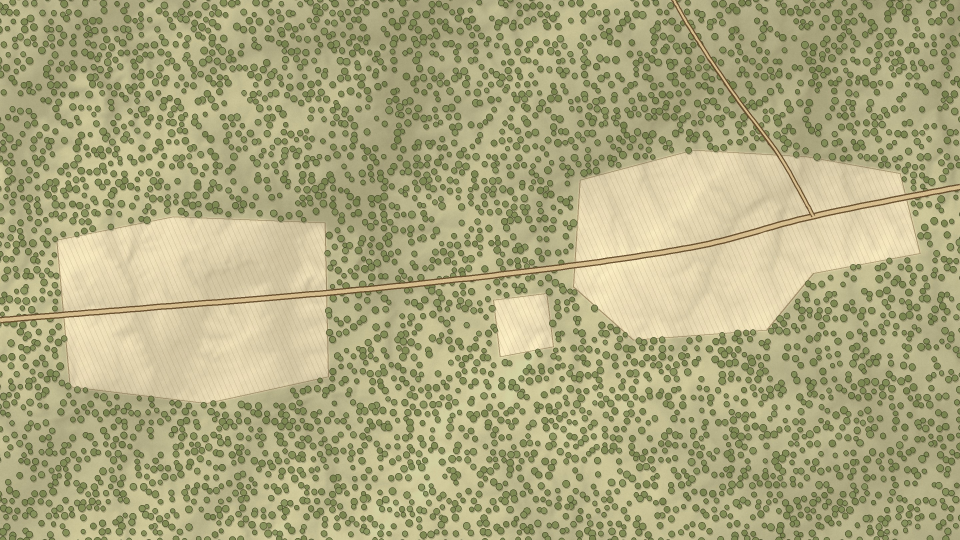
#> input picture greene/assets/gf_battle.jpg, 2880 x 1620 px, found by its file name (shown at 1/3 size)
$ python make_thumb.py
#> lines starting #> are read from the running program, lines starting #| are printed output that depends on the picture
"""Tactical Genius-style thumbnail: dark aerial battle map with dense unit blocks + white arrows (left),
large general portrait (right), red brush banner with a 1-3 word quote (bottom-left)."""
import random
from PIL import Image, ImageDraw, ImageFont, ImageFilter, ImageEnhance, ImageChops
W, H = 1280, 720
random.seed(3)
F = "tools/oswald-latin-700-normal.ttf"

# --- background: painted Guilford battlefield, graded dark and gritty
bg = Image.open("assets/gf_battle.jpg").convert("RGB").crop((0, 180, 1900, 1249)).resize((W, H), Image.LANCZOS)
bg = ImageEnhance.Color(bg).enhance(0.55)
bg = ImageEnhance.Contrast(bg).enhance(1.35)
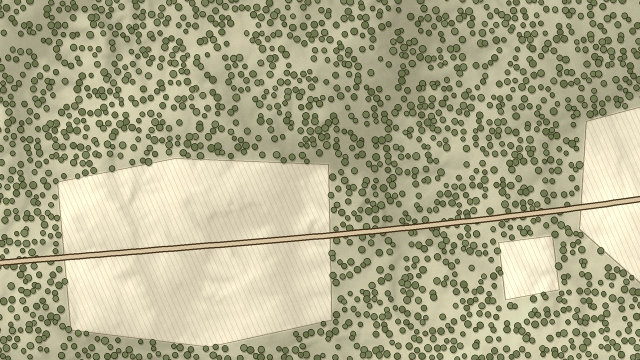
#> bg: PIL image 1280x720 RGB (shown at 1/2 size); mean R, G, B 173.5, 170.4, 139.5
bg = ImageEnhance.Brightness(bg).enhance(0.62)
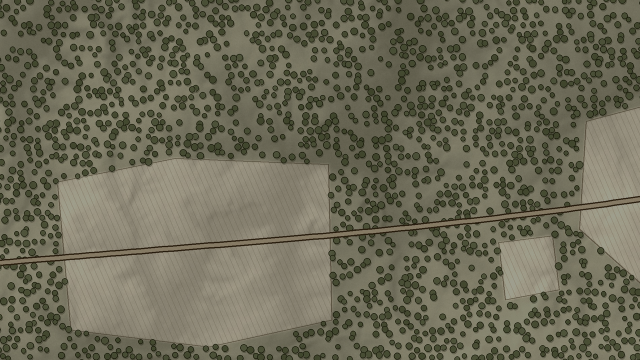
#> bg: PIL image 1280x720 RGB (shown at 1/2 size); mean R, G, B 107.1, 105.2, 86
bg = bg.convert("RGBA")
#> bg: PIL image 1280x720 RGBA

def smoke(img, x, y, r, a=150):
    s = Image.new("RGBA", (W, H), (0, 0, 0, 0)); d = ImageDraw.Draw(s)
    for _ in range(9):
        dx, dy, rr = random.randint(-r, r), random.randint(-r, r // 2), random.randint(r // 2, r)
        d.ellipse([x + dx - rr, y + dy - rr, x + dx + rr, y + dy + rr], fill=(70, 68, 64, a))
    img.alpha_composite(s.filter(ImageFilter.GaussianBlur(r / 2.5)))

def block(d, x, y, col, s=15):
    dark = tuple(int(c * 0.55) for c in col); light = tuple(min(255, int(c * 1.35)) for c in col)
    d.polygon([(x, y), (x + s, y), (x + s + 5, y - 5), (x + 5, y - 5)], fill=light)       # top
    d.polygon([(x + s, y), (x + s + 5, y - 5), (x + s + 5, y + s - 5), (x + s, y + s)], fill=dark)  # side
    d.rectangle([x, y, x + s, y + s], fill=col, outline=(20, 16, 14))

def formation(d, x0, y0, cols, rows, col, dx=21, dy=21, jitter=3):
    for r in range(rows):
        for c in range(cols):
            block(d, x0 + c * dx + random.randint(-jitter, jitter), y0 + r * dy + random.randint(-jitter, jitter), col)

RED, BLUE = (190, 30, 34), (40, 90, 200)
smoke(bg, 330, 250, 60, 120); smoke(bg, 560, 170, 50, 110); smoke(bg, 180, 120, 45, 90)
#> call 3 of smoke, with x = 180, y = 120, r = 45, a = 90
#> in smoke (call 3), `img.alpha_composite(s.filter(ImageFilter.GaussianBlur(r / 2.5)))`:
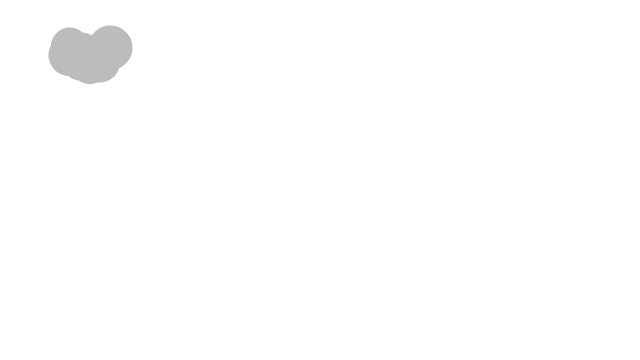
#> s: PIL image 1280x720 RGBA (shown at 1/2 size); mean R, G, B, A 1.1, 1.1, 1, 1.5; transparent parts drawn white
d = ImageDraw.Draw(bg)
# British lines advancing east across the first clearing
formation(d, 130, 250, 4, 7, RED); formation(d, 215, 405, 4, 6, RED); formation(d, 290, 120, 4, 5, RED); formation(d, 40, 330, 2, 6, RED)
# Greene's three lines in depth
formation(d, 520, 150, 2, 16, BLUE, dy=24); formation(d, 640, 180, 2, 14, BLUE, dy=24); formation(d, 755, 230, 2, 11, BLUE, dy=24)

def arrow(img, pts, width=26):
    lay = Image.new("RGBA", (W, H), (0, 0, 0, 0)); dd = ImageDraw.Draw(lay)
    # quadratic bezier sampled
    (x0, y0), (x1, y1), (x2, y2) = pts
    P = [((1 - t) ** 2 * x0 + 2 * (1 - t) * t * x1 + t * t * x2, (1 - t) ** 2 * y0 + 2 * (1 - t) * t * y1 + t * t * y2) for t in [i / 40 for i in range(41)]]
    ex, ey = P[-1]; px, py = P[-4]
    import math
    ang = math.atan2(ey - py, ex - px); L = width * 1.7
    head = [(ex + math.cos(ang) * L * 0.6, ey + math.sin(ang) * L * 0.6),
            (ex + math.cos(ang + 2.4) * L, ey + math.sin(ang + 2.4) * L), (ex + math.cos(ang - 2.4) * L, ey + math.sin(ang - 2.4) * L)]
    for w, colr in ((width + 8, (25, 20, 16, 230)), (width, (236, 230, 216, 255))):
        dd.line(P[:-2], fill=colr, width=w, joint="curve")
        grow = 6 if colr[0] < 100 else 0
        dd.polygon([(hx + math.cos(ang) * grow * 0, hy) for hx, hy in head], fill=colr)
    shadow = lay.filter(ImageFilter.GaussianBlur(6)); img.alpha_composite(Image.eval(shadow, lambda v: v) if False else lay)

arrow(bg, [(110, 560), (300, 470), (500, 420)])
#> in arrow, `img.alpha_composite(Image.eval(shadow, lambda v: v) if False else lay)`:
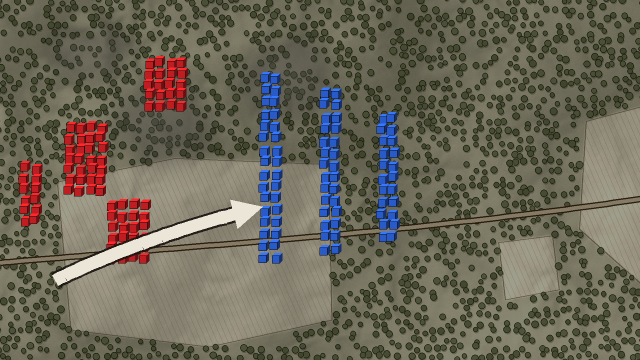
#> img: PIL image 1280x720 RGBA (shown at 1/2 size); mean R, G, B, A 106, 101.3, 87.2, 255
arrow(bg, [(120, 200), (320, 150), (500, 250)])
#> call 2 of arrow, with width = 26
#> in arrow (call 2), `ang = math.atan2(ey - py, ex - px)`: ang = 0.481
#> in arrow (call 2), `head = [(ex + math.cos(ang) * L * 0.6, ey + math.sin(ang) * L * 0.6), ..`: head = [(523.5, 262.3), (457.3, 261.4), (484.9, 208.4)]
#> in arrow (call 2), `shadow = lay.filter(ImageFilter.GaussianBlur(6))`:
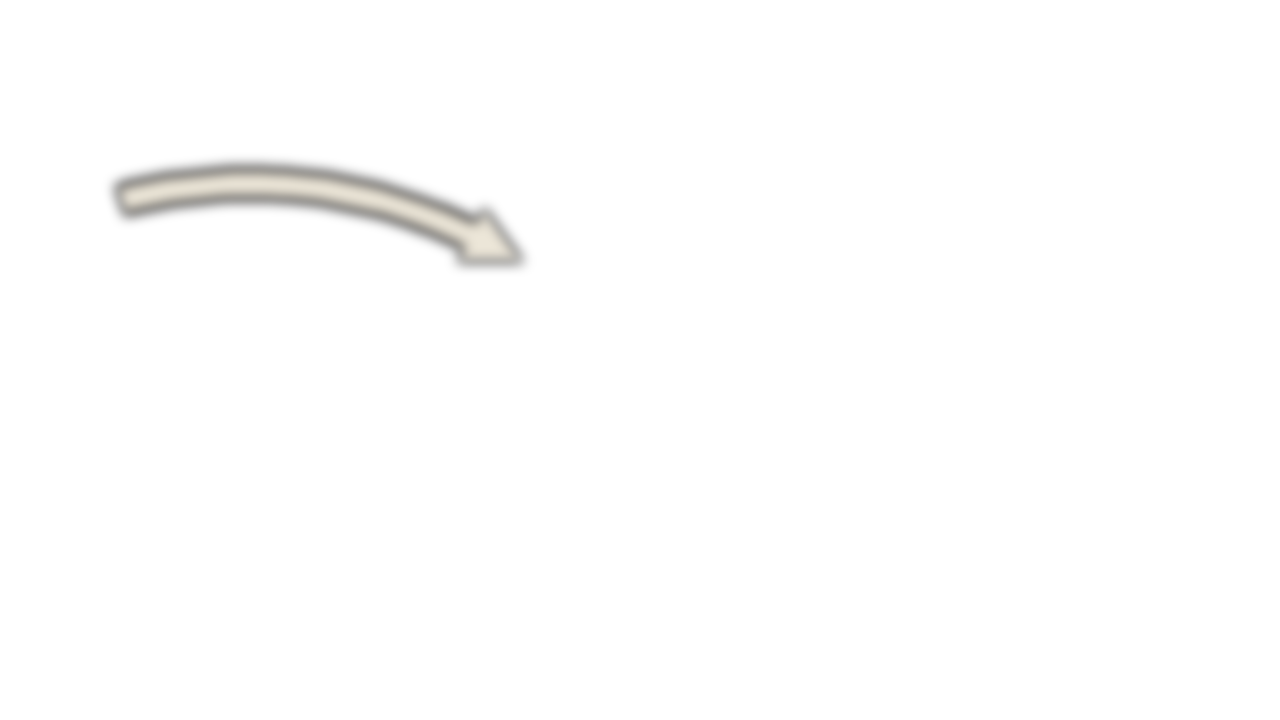
#> shadow: PIL image 1280x720 RGBA; mean R, G, B, A 2.9, 2.8, 2.6, 3.8; transparent parts drawn white

def tag(img, face, name, x, y, flag):
    f = ImageFont.truetype(F, 20)
    fc = Image.open(face).convert("RGBA"); fc.thumbnail((58, 70))
    box = Image.new("RGBA", (fc.width + 8, fc.height + 8), (235, 228, 210, 255)); box.alpha_composite(fc, (4, 4))
    img.alpha_composite(box, (x, y))
    dd = ImageDraw.Draw(img); tw = dd.textlength(name, font=f)
    cx = x + box.width / 2
    dd.rectangle([cx - tw / 2 - 6, y + box.height + 2, cx + tw / 2 + 6, y + box.height + 28], fill=(20, 18, 16, 235), outline=(235, 228, 210))
    dd.text((cx - tw / 2, y + box.height + 1), name, font=f, fill=(240, 235, 225))

tag(bg, "assets/media/cornwallis_head.png", "CORNWALLIS", 190, 30, "gb")
#> (the run stopped early here; a loop or call above may not have finished)

$ run again, with greene/assets/gf_region.jpg copied over greene/assets/gf_battle.jpg
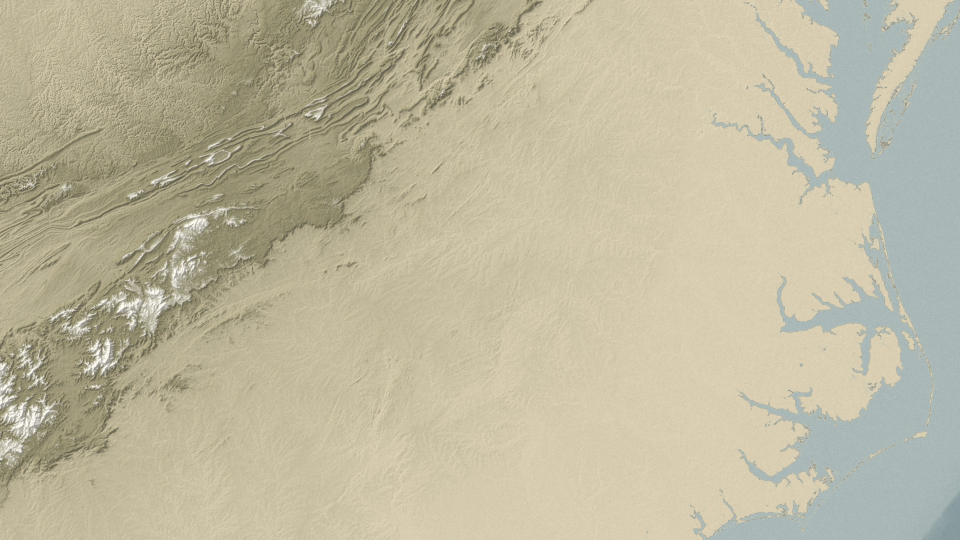
#> input picture greene/assets/gf_region.jpg, 2880 x 1620 px, found by its file name (shown at 1/3 size)
#> `bg = Image.open("assets/gf_battle.jpg").convert("RGB").crop((0, 180, 1..`:
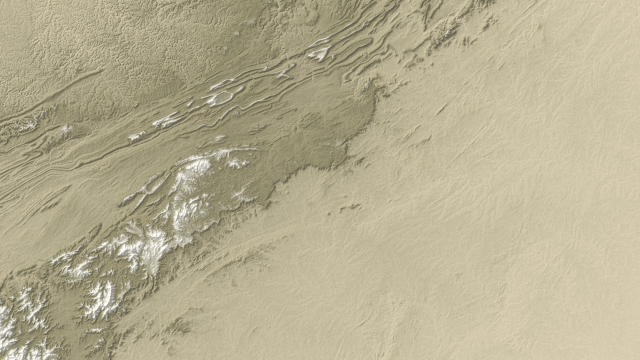
#> bg: PIL image 1280x720 RGB (shown at 1/2 size); mean R, G, B 182, 174.4, 145.7
#> in arrow, `img.alpha_composite(Image.eval(shadow, lambda v: v) if False else lay)`:
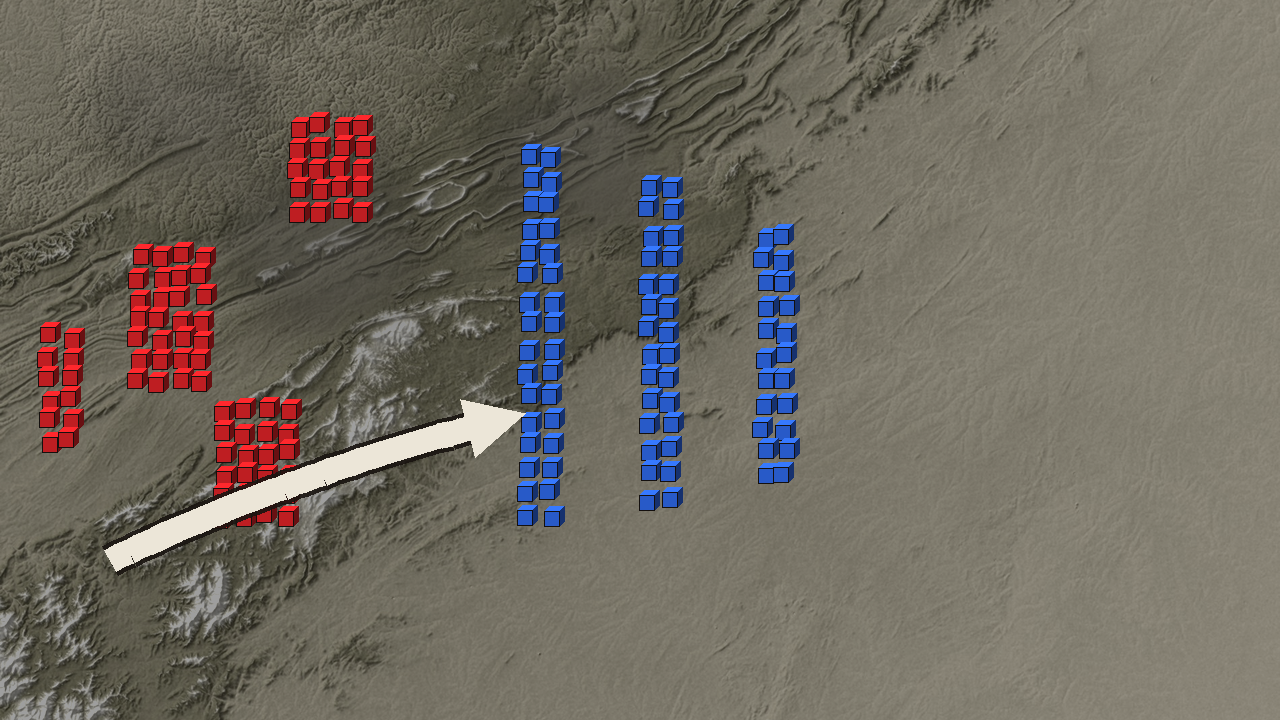
#> img: PIL image 1280x720 RGBA; mean R, G, B, A 110.6, 104.4, 95.5, 255

$ run again, with greene/assets/gf_south.jpg copied over greene/assets/gf_battle.jpg
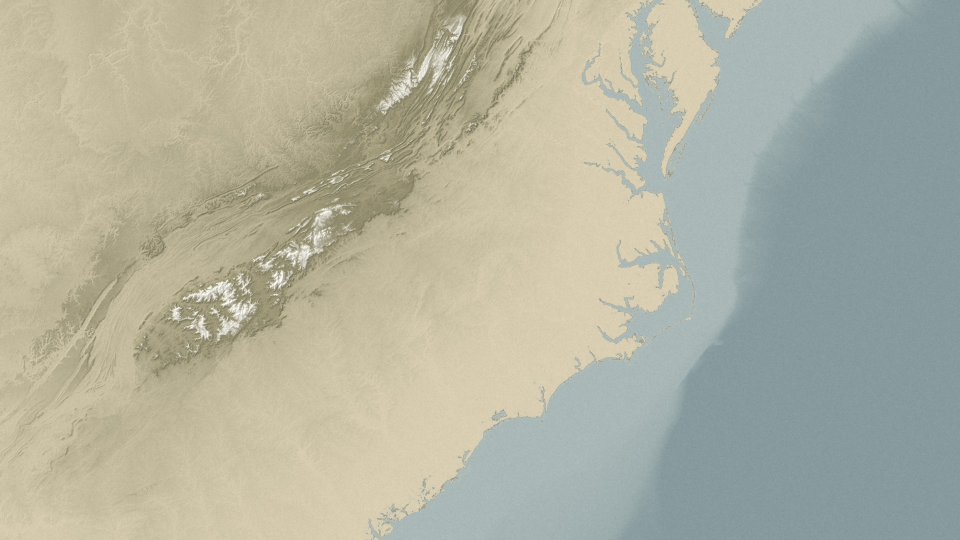
#> input picture greene/assets/gf_south.jpg, 2880 x 1620 px, found by its file name (shown at 1/3 size)
#> `bg = Image.open("assets/gf_battle.jpg").convert("RGB").crop((0, 180, 1..`:
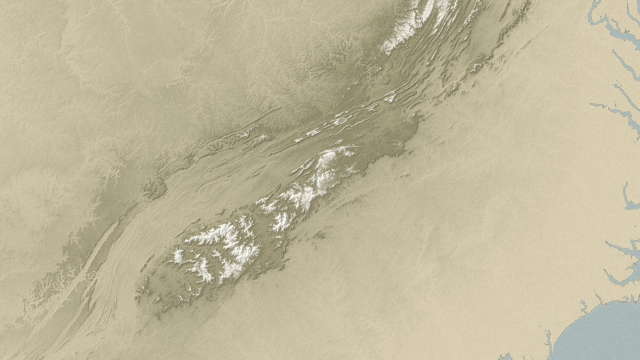
#> bg: PIL image 1280x720 RGB (shown at 1/2 size); mean R, G, B 191.4, 183.5, 155.5
#> in arrow, `img.alpha_composite(Image.eval(shadow, lambda v: v) if False else lay)`:
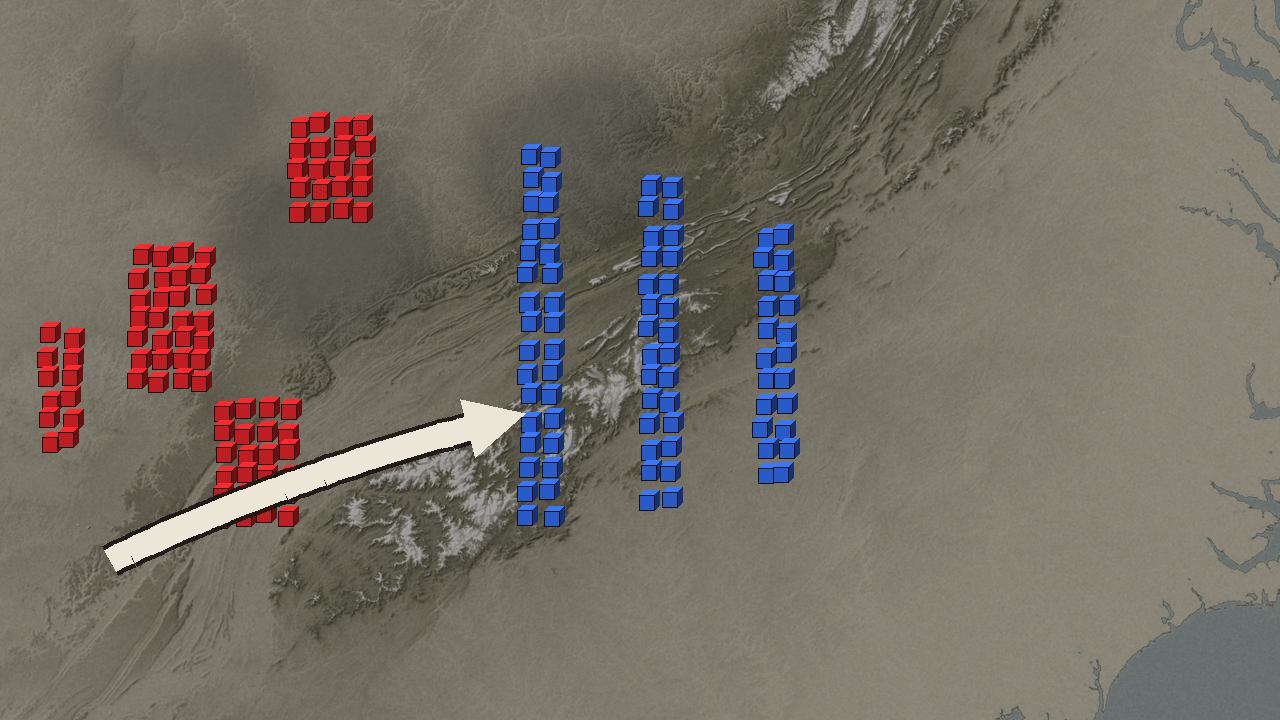
#> img: PIL image 1280x720 RGBA; mean R, G, B, A 115.4, 109, 100.5, 255
